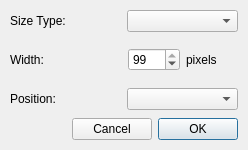
<ui version="4.0" >
 <author></author>
 <comment></comment>
 <exportmacro></exportmacro>
 <class>FloatingFrame</class>
 <widget class="QDialog" name="FloatingFrame" >
  <property name="objectName" >
   <string notr="true" >FloatingFrame</string>
  </property>
  <property name="geometry" >
   <rect>
    <x>0</x>
    <y>0</y>
    <width>248</width>
    <height>150</height>
   </rect>
  </property>
  <property name="windowTitle" >
   <string>Floating Frames</string>
  </property>
  <layout class="QVBoxLayout" >
   <property name="objectName" >
    <string notr="true" />
   </property>
   <property name="margin" >
    <number>9</number>
   </property>
   <property name="spacing" >
    <number>6</number>
   </property>
   <item>
    <layout class="QGridLayout" >
     <property name="objectName" >
      <string notr="true" />
     </property>
     <property name="margin" >
      <number>1</number>
     </property>
     <property name="spacing" >
      <number>6</number>
     </property>
     <item row="2" column="1" >
      <widget class="QComboBox" name="positionEdit" >
       <property name="objectName" >
        <string notr="true" >positionEdit</string>
       </property>
       <property name="geometry" >
        <rect>
         <x>118</x>
         <y>65</y>
         <width>111</width>
         <height>25</height>
        </rect>
       </property>
      </widget>
     </item>
     <item row="1" column="0" >
      <widget class="QLabel" name="widthLabel" >
       <property name="objectName" >
        <string notr="true" >widthLabel</string>
       </property>
       <property name="geometry" >
        <rect>
         <x>1</x>
         <y>32</y>
         <width>111</width>
         <height>27</height>
        </rect>
       </property>
       <property name="text" >
        <string>Width:</string>
       </property>
      </widget>
     </item>
     <item row="2" column="0" >
      <widget class="QLabel" name="label_2" >
       <property name="objectName" >
        <string notr="true" >label_2</string>
       </property>
       <property name="geometry" >
        <rect>
         <x>1</x>
         <y>65</y>
         <width>111</width>
         <height>25</height>
        </rect>
       </property>
       <property name="text" >
        <string>Position:</string>
       </property>
      </widget>
     </item>
     <item row="0" column="0" >
      <widget class="QLabel" name="label_3" >
       <property name="objectName" >
        <string notr="true" >label_3</string>
       </property>
       <property name="geometry" >
        <rect>
         <x>1</x>
         <y>1</y>
         <width>111</width>
         <height>25</height>
        </rect>
       </property>
       <property name="text" >
        <string>Size Type:</string>
       </property>
      </widget>
     </item>
     <item row="0" column="1" >
      <widget class="QComboBox" name="type" >
       <property name="objectName" >
        <string notr="true" >type</string>
       </property>
       <property name="geometry" >
        <rect>
         <x>118</x>
         <y>1</y>
         <width>111</width>
         <height>25</height>
        </rect>
       </property>
      </widget>
     </item>
     <item row="1" column="1" >
      <layout class="QHBoxLayout" >
       <property name="objectName" >
        <string notr="true" />
       </property>
       <property name="margin" >
        <number>1</number>
       </property>
       <property name="spacing" >
        <number>6</number>
       </property>
       <item>
        <widget class="QSpinBox" name="widthEdit" >
         <property name="objectName" >
          <string notr="true" >widthEdit</string>
         </property>
         <property name="geometry" >
          <rect>
           <x>1</x>
           <y>1</y>
           <width>54</width>
           <height>25</height>
          </rect>
         </property>
         <property name="value" >
          <number>100</number>
         </property>
        </widget>
       </item>
       <item>
        <widget class="QLabel" name="widthIndicator" >
         <property name="objectName" >
          <string notr="true" >widthIndicator</string>
         </property>
         <property name="geometry" >
          <rect>
           <x>61</x>
           <y>1</y>
           <width>49</width>
           <height>25</height>
          </rect>
         </property>
         <property name="text" >
          <string>pixels</string>
         </property>
        </widget>
       </item>
      </layout>
     </item>
    </layout>
   </item>
   <item>
    <layout class="QHBoxLayout" >
     <property name="objectName" >
      <string notr="true" />
     </property>
     <property name="margin" >
      <number>1</number>
     </property>
     <property name="spacing" >
      <number>6</number>
     </property>
     <item>
      <spacer>
       <property name="objectName" >
        <string notr="true" >horizontalSpacer</string>
       </property>
       <property name="geometry" >
        <rect>
         <x>1</x>
         <y>5</y>
         <width>64</width>
         <height>20</height>
        </rect>
       </property>
       <property name="orientation" >
        <enum>Qt::Horizontal</enum>
       </property>
       <property name="sizeHint" >
        <size>
         <width>40</width>
         <height>20</height>
        </size>
       </property>
      </spacer>
     </item>
     <item>
      <widget class="QPushButton" name="pushButton_2" >
       <property name="objectName" >
        <string notr="true" >pushButton_2</string>
       </property>
       <property name="geometry" >
        <rect>
         <x>71</x>
         <y>2</y>
         <width>75</width>
         <height>27</height>
        </rect>
       </property>
       <property name="text" >
        <string>Cancel</string>
       </property>
      </widget>
     </item>
     <item>
      <widget class="QPushButton" name="pushButton" >
       <property name="objectName" >
        <string notr="true" >pushButton</string>
       </property>
       <property name="geometry" >
        <rect>
         <x>152</x>
         <y>1</y>
         <width>77</width>
         <height>29</height>
        </rect>
       </property>
       <property name="text" >
        <string>OK</string>
       </property>
       <property name="default" >
        <bool>true</bool>
       </property>
      </widget>
     </item>
    </layout>
   </item>
  </layout>
 </widget>
 <pixmapfunction></pixmapfunction>
 <resources/>
 <connections>
  <connection>
   <sender>pushButton_2</sender>
   <signal>clicked()</signal>
   <receiver>FloatingFrame</receiver>
   <slot>reject()</slot>
   <hints>
    <hint type="sourcelabel" >
     <x>249</x>
     <y>271</y>
    </hint>
    <hint type="destinationlabel" >
     <x>45</x>
     <y>255</y>
    </hint>
   </hints>
  </connection>
  <connection>
   <sender>pushButton</sender>
   <signal>clicked()</signal>
   <receiver>FloatingFrame</receiver>
   <slot>accept()</slot>
   <hints>
    <hint type="sourcelabel" >
     <x>342</x>
     <y>272</y>
    </hint>
    <hint type="destinationlabel" >
     <x>327</x>
     <y>168</y>
    </hint>
   </hints>
  </connection>
 </connections>
</ui>
